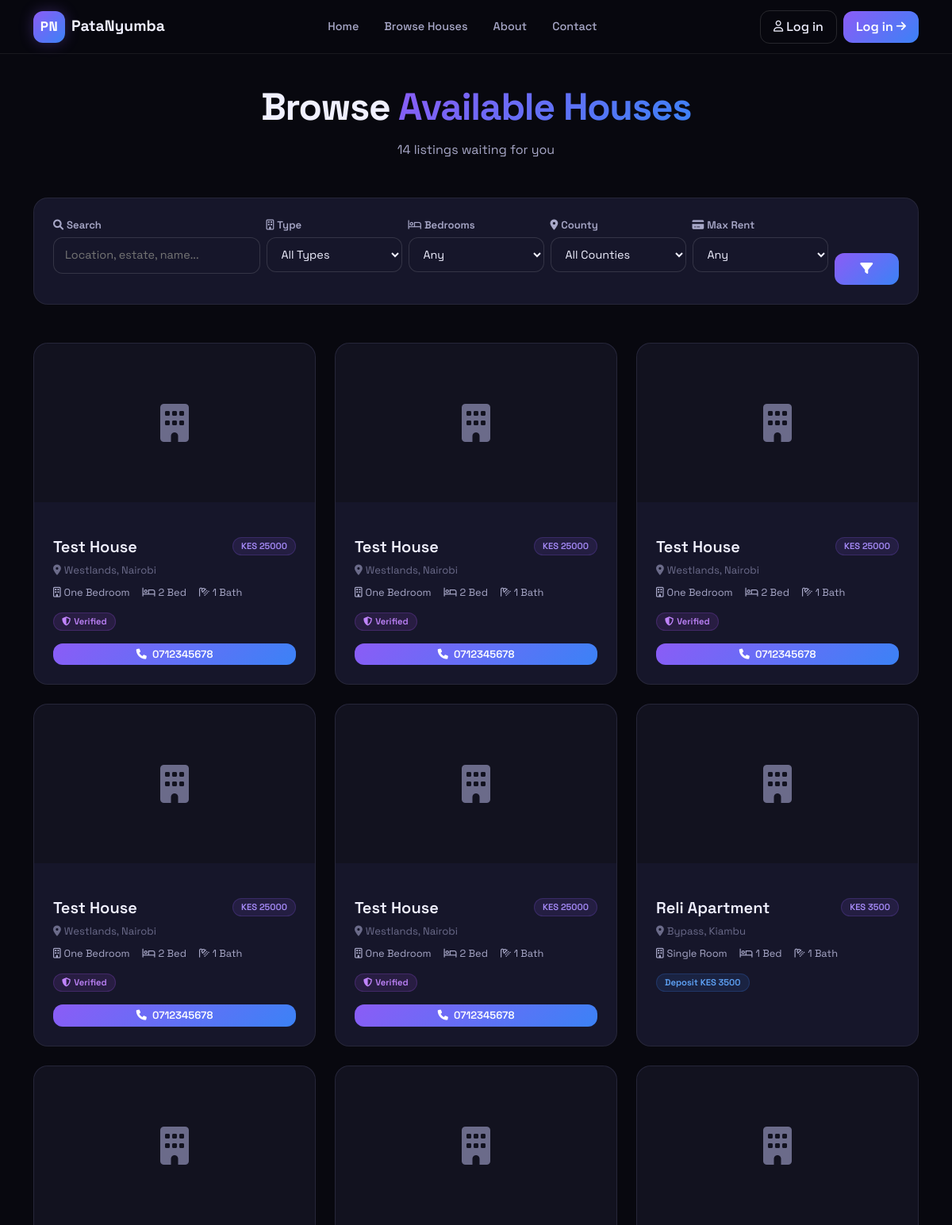
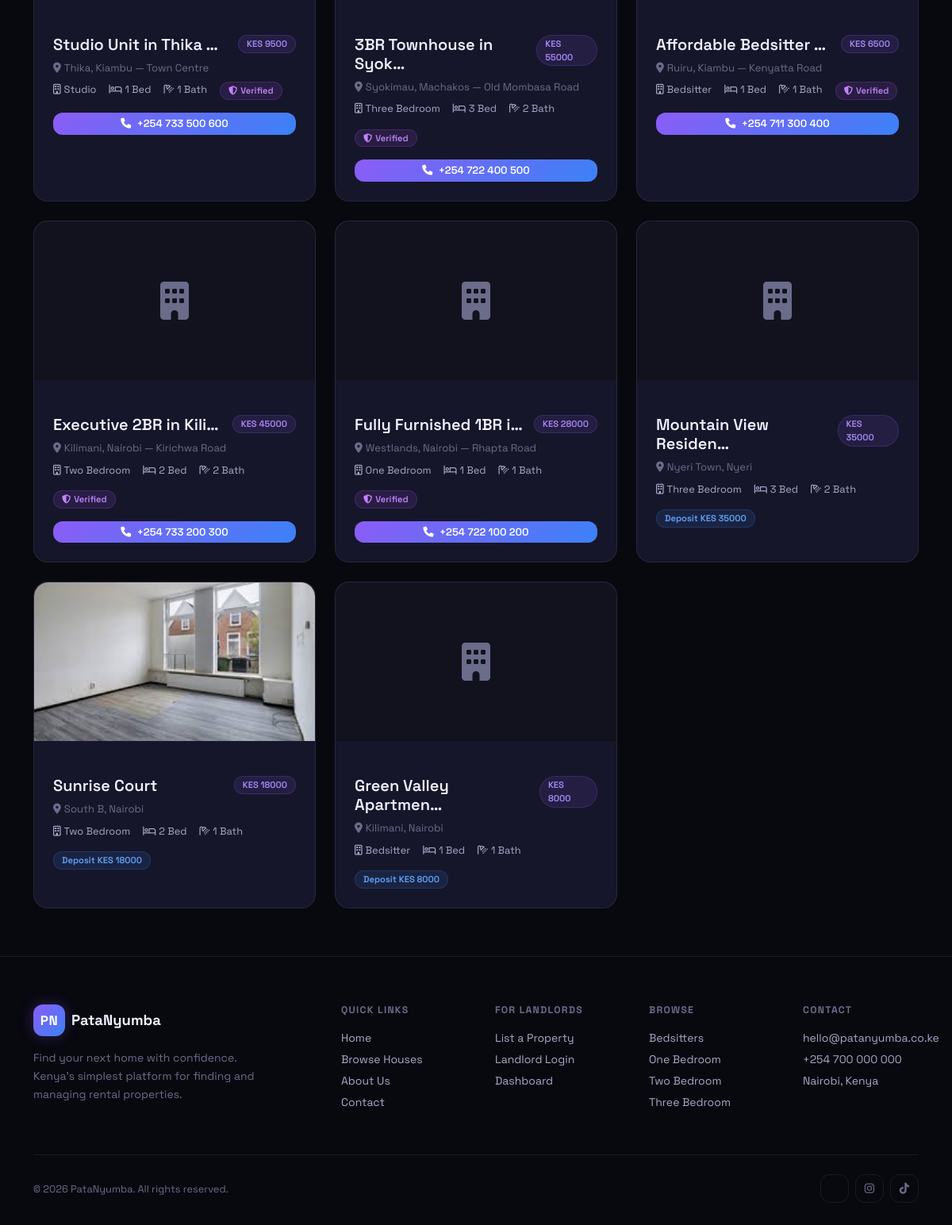
The page /browse/ on the database its author committed (2 pictures, top to bottom).
### website/models.py (models this page shows, shortened)
class AdminListing(models.Model):
    STATUS_CHOICES = [
        ('available', 'Available'), ('rented', 'Rented'), ('withdrawn', 'Withdrawn'),
    ]
    title = models.CharField(max_length=200, help_text='e.g. Furnished 1BR in Kilimani')
    description = models.TextField()
    county = models.CharField(max_length=100)
    town = models.CharField(max_length=100)
    estate = models.CharField(max_length=200, blank=True)
    house_type = models.ForeignKey('core.HouseType', on_delete=models.PROTECT, related_name='admin_listings')
    bedrooms = models.PositiveIntegerField(default=1)
    bathrooms = models.PositiveIntegerField(default=1)
    rent = models.DecimalField(max_digits=10, decimal_places=2, help_text='Monthly rent in KES')
    contact_name = models.CharField(max_length=100, blank=True, help_text='Landlord or agent name')
    contact_phone = models.CharField(max_length=20, blank=True)
    image = models.ImageField(upload_to='admin_listings/', blank=True)
    latitude = models.DecimalField(max_digits=9, decimal_places=6, null=True, blank=True)
    longitude = models.DecimalField(max_digits=9, decimal_places=6, null=True, blank=True)
    status = models.CharField(max_length=20, choices=STATUS_CHOICES, default='available')
    created_by = models.ForeignKey('auth.User', on_delete=models.SET_NULL, null=True)
    created_at = models.DateTimeField(auto_now_add=True)
    updated_at = models.DateTimeField(auto_now=True)
    class Meta:
        ordering = ['-created_at']
        verbose_name = 'Admin Listing'

### core/models.py (models this page shows, shortened)
class HouseType(models.Model):
    name = models.CharField(max_length=100, unique=True, help_text='Display name, e.g. "Single Room"')
    slug = models.SlugField(max_length=50, unique=True, help_text='URL slug, e.g. "single_room"')
    display_order = models.IntegerField(default=0, help_text='Sort order in dropdowns')
    class Meta:
        ordering = ['display_order', 'name']
        verbose_name = 'House Type'
        verbose_name_plural = 'House Types'

### properties/models.py (models this page shows, shortened)
class Property(models.Model):
    owner = models.ForeignKey(User, on_delete=models.CASCADE, related_name='properties')
    name = models.CharField(max_length=200)
    description = models.TextField()
    county = models.CharField(max_length=100)
    town = models.CharField(max_length=100)
    estate = models.CharField(max_length=200, blank=True)
    address = models.CharField(max_length=255, blank=True)
    latitude = models.DecimalField(max_digits=9, decimal_places=6, null=True, blank=True)
    longitude = models.DecimalField(max_digits=9, decimal_places=6, null=True, blank=True)
    image = models.ImageField(upload_to='properties/', blank=True, null=True)
    water_rate = models.DecimalField(max_digits=10, decimal_places=2, default=0, help_text='Rate per unit of water')
    electricity_rate = models.DecimalField(max_digits=10, decimal_places=2, default=0, help_text='Rate per unit of electricity')
    trash_rate = models.DecimalField(max_digits=10, decimal_places=2, default=0, help_text='Flat rate for trash collection')
    created_at = models.DateTimeField(auto_now_add=True)
    updated_at = models.DateTimeField(auto_now=True)
    class Meta:
        verbose_name_plural = 'properties'
        ordering = ['-created_at']

### units/models.py (models this page shows, shortened)
class Unit(models.Model):
    STATUS_CHOICES = (
        ('vacant', 'Vacant'),
        ('occupied', 'Occupied'),
    )
    property = models.ForeignKey('properties.Property', on_delete=models.CASCADE, related_name='units')
    unit_number = models.CharField(max_length=50)
    house_type = models.ForeignKey('core.HouseType', on_delete=models.PROTECT, related_name='units')
    bedrooms = models.IntegerField(default=1)
    bathrooms = models.IntegerField(default=1)
    monthly_rent = models.DecimalField(max_digits=10, decimal_places=2)
    deposit = models.DecimalField(max_digits=10, decimal_places=2, null=True, blank=True)
    floor = models.IntegerField(default=1)
    description = models.TextField(blank=True)
    status = models.CharField(max_length=20, choices=STATUS_CHOICES, default='vacant')
    available_from = models.DateField(null=True, blank=True)
    image = models.ImageField(upload_to='unit_images/', blank=True)
    image_2 = models.ImageField(upload_to='unit_images/', blank=True)
    image_3 = models.ImageField(upload_to='unit_images/', blank=True)
    created_at = models.DateTimeField(auto_now_add=True)
    updated_at = models.DateTimeField(auto_now=True)
    class Meta:
        ordering = ['property', 'unit_number']

### website/views.py (the view, shortened to what this page needs)
# urls.py: path('browse/', views.browse, name='browse'),
def browse(request):
    units = Unit.objects.filter(status='vacant').select_related('property')
    admin_listings = AdminListing.objects.filter(status='available')
    q = request.GET.get('q', '').strip()
    house_type = request.GET.get('house_type', '').strip()
    bedrooms = request.GET.get('bedrooms', '').strip()
    min_rent = request.GET.get('min_rent', '').strip()
    max_rent = request.GET.get('max_rent', '').strip()
    county = request.GET.get('county', '').strip()
    town = request.GET.get('town', '').strip()
    if house_type:
        units = units.filter(house_type__slug=house_type)
        admin_listings = admin_listings.filter(house_type__slug=house_type)
    if bedrooms:
        units = units.filter(bedrooms__gte=bedrooms)
        admin_listings = admin_listings.filter(bedrooms__gte=bedrooms)
    if min_rent:
        units = units.filter(monthly_rent__gte=min_rent)
        admin_listings = admin_listings.filter(rent__gte=min_rent)
    if max_rent:
        units = units.filter(monthly_rent__lte=max_rent)
        admin_listings = admin_listings.filter(rent__lte=max_rent)
    if county:
        units = units.filter(property__county__icontains=county)
        admin_listings = admin_listings.filter(county__icontains=county)
    if town:
        units = units.filter(property__town__icontains=town)
        admin_listings = admin_listings.filter(town__icontains=town)
    unit_counties = Unit.objects.filter(status='vacant').values_list(
        'property__county', flat=True).distinct()
    admin_counties = AdminListing.objects.filter(status='available').values_list(
        'county', flat=True).distinct()
    counties = sorted(set(list(unit_counties) + list(admin_counties)))
    combined = []
    for u in units:
        combined.append({
            'id': u.pk,
            'title': u.property.name,
            'subtitle': f'{u.property.town}, {u.property.county}',
            'description': u.description,
            'rent': u.monthly_rent,
            'house_type_display': u.house_type.name,
            'bedrooms': u.bedrooms,
            'bathrooms': u.bathrooms,
            'image': u.image,
            'deposit': u.deposit,
            'url': f'/house/{u.pk}/',
            'source': 'landlord',
            'unit_number': u.unit_number,
            'created_at': u.created_at,
        })
    for a in admin_listings:
        gallery = list(a.images.values_list('image', flat=True))
        images = [a.image.url] + [img for img in gallery] if a.image else gallery
        combined.append({
            'id': a.pk,
            'title': a.title,
            'subtitle': f'{a.town}, {a.county}' + (f' — {a.estate}' if a.estate else ''),
            'description': a.description,
            'rent': a.rent,
            'house_type_display': a.house_type.name,
            'bedrooms': a.bedrooms,
            'bathrooms': a.bathrooms,
            'image': a.image if a.image else None,
            'images': images if images else None,
            'deposit': None,
            'url': None,
            'source': 'admin',
            'contact_phone': a.contact_phone,
            'latitude': str(a.latitude) if a.latitude else '',
            'longitude': str(a.longitude) if a.longitude else '',
            'created_at': a.created_at,
        })
    combined.sort(key=lambda x: x['created_at'], reverse=True)
    total = len(combined)
    return render(request, 'website/browse.html', {
        'combined': combined,
        'counties': counties,
        'house_types': HouseType.objects.all(),
        'total': total,
        'q': q, 'house_type': house_type, 'bedrooms': bedrooms,
        'min_rent': min_rent, 'max_rent': max_rent, 'county': county, 'town': town,
    })

### templates/website/browse.html (shortened to what this page needs)
{% extends 'base.html' %}
{% block content %}
<section style="padding-top:calc(var(--nav) + 40px);padding-bottom:60px;">
    <div class="container">
        <div class="text-center mb-5" data-aos="fade-up">
            <h1 class="stitle">Browse <span class="gt">Available Houses</span></h1>
            <p class="ssub mx-auto">{{ total }} listing{{ total|pluralize }} waiting for you</p>
        </div>
        <form method="GET" class="mb-5" data-aos="fade-up">
            <div class="gc p-4">
                <div class="row g-2">
                    <div class="col-md-3">
                        <label class="olbl"><i class="fa-solid fa-search me-1"></i>Search</label>
                        <input type="text" name="q" class="oinp" value="{{ q }}" placeholder="Location, estate, name...">
                    </div>
                    <div class="col-md-2">
                        <label class="olbl"><i class="fa-regular fa-building me-1"></i>Type</label>
                        <select name="house_type" class="oinp">
                            <option value="">All Types</option>
                        </select>
                    </div>
                    <div class="col-md-2">
                        <label class="olbl"><i class="fa-regular fa-bed me-1"></i>Bedrooms</label>
                        <select name="bedrooms" class="oinp">
                            <option value="">Any</option>
                        </select>
                    </div>
                    <div class="col-md-2">
                        <label class="olbl"><i class="fa-solid fa-location-dot me-1"></i>County</label>
                        <select name="county" class="oinp">
                            <option value="">All Counties</option>
                        </select>
                    </div>
                    <div class="col-md-2">
                        <label class="olbl"><i class="fa-solid fa-credit-card me-1"></i>Max Rent</label>
                        <select name="max_rent" class="oinp">
                            <option value="">Any</option>
                        </select>
                    </div>
                    <div class="col-md-1 d-flex align-items-end">
                        <button type="submit" class="bgrd btn w-100 py-2"><i class="fa-solid fa-filter"></i></button>
                    </div>
                </div>
            </div>
        </form>
        {% if combined %}
        <div class="row g-4">
            {% for item in combined %}
            <div class="col-md-6 col-lg-4" data-aos="fade-up">
                {% if item.source == 'landlord' %}<a href="{{ item.url }}" style="text-decoration:none;color:inherit">{% endif %}
                <div class="gc h-100">
                    <div class="prop-card-img" style="position:relative;overflow:hidden">
                        {% if item.images %}
                        <div class="si-wrapper" style="display:flex;transition:transform .4s ease;height:100%">
                            {% for img in item.images %}
                            <div style="min-width:100%;height:200px;overflow:hidden">
                                <img src="{{ img }}" alt="{{ item.title }}" style="width:100%;height:100%;object-fit:cover">
                            </div>
                            {% endfor %}
                        </div>
                        {% if item.images|length > 1 %}
                        <div style="position:absolute;bottom:8px;left:50%;transform:translateX(-50%);display:flex;gap:5px">
                            {% for img in item.images %}
                            <span class="si-dot" data-idx="{{ forloop.counter0 }}" style="width:7px;height:7px;border-radius:50%;background:{% if forloop.first %}rgba(255,255,255,.9){% else %}rgba(255,255,255,.4){% endif %};cursor:pointer;display:block"></span>
                            {% endfor %}
                        </div>
                        {% endif %}
                        {% elif item.image %}
                        <img src="{{ item.image.url }}" alt="{{ item.title }}" style="width:100%;height:200px;object-fit:cover">
                        {% else %}
                        <div style="height:200px;display:flex;align-items:center;justify-content:center;background:var(--bg3)"><i class="fa-solid fa-building" style="font-size:3rem;color:var(--tx3)"></i></div>
                        {% endif %}
                    </div>
                    <div class="p-4">
                        <div class="d-flex justify-content-between align-items-start mb-2">
                            <h3 class="fs-5 fw-semibold mb-0" style="color:var(--tx)">{{ item.title|truncatechars:22 }}</h3>
                            <span class="ftag mt-0">KES {{ item.rent|floatformat:0 }}</span>
                        </div>
                        <p style="font-size:.82rem;color:var(--tx3);margin-bottom:8px"><i class="fa-solid fa-location-dot me-1"></i>{{ item.subtitle }}</p>
                        <div class="d-flex gap-3 flex-wrap" style="font-size:.8rem;color:var(--tx2)">
                            <span><i class="fa-regular fa-building me-1"></i>{{ item.house_type_display }}</span>
                            <span><i class="fa-regular fa-bed me-1"></i>{{ item.bedrooms }} Bed</span>
                            <span><i class="fa-regular fa-shower me-1"></i>{{ item.bathrooms }} Bath</span>
                            {% if item.deposit %}<span class="ftag mt-0" style="background:rgba(59,130,246,0.12);color:#60a5fa;border-color:rgba(59,130,246,0.2)">Deposit KES {{ item.deposit|floatformat:0 }}</span>{% endif %}
                            {% if item.source == 'admin' %}
                            <span class="ftag mt-0" style="background:rgba(168,85,247,.12);color:#c084fc;border-color:rgba(168,85,247,.2)"><i class="fa-solid fa-shield me-1"></i>Verified</span>
                            {% endif %}
                        </div>
                                                {% if item.source == 'admin' and item.contact_phone %}
                        <div class="mt-3 d-flex gap-2">
                            <a href="tel:{{ item.contact_phone }}" class="bgrd btn py-1 px-3 flex-fill" style="font-size:.82rem"><i class="fa-solid fa-phone me-1"></i> {{ item.contact_phone }}</a>
                        </div>
                        {% endif %}
                    </div>
                </div>
                {% if item.source == 'landlord' %}</a>{% endif %}
            </div>
            {% endfor %}
        </div>
        {% endif %}
    </div>
</section>
{% endblock %}
{% block scripts %}
<link rel="stylesheet" href="https://unpkg.com/leaflet@1.9.4/dist/leaflet.css" />
{% endblock %}

### rows shown on the page
AdminListing: title "Test House", rent "25000", contact_phone "0712345678"
HouseType: house_type_display "One Bedroom" "One Bedroom" "One Bedroom" "One Bedroom" "One Bedroom" "One Bedroom"
AdminListing: title "Test House", rent "25000", contact_phone "0712345678"
AdminListing: title "Test House", rent "25000", contact_phone "0712345678"
AdminListing: title "Test House", rent "25000", contact_phone "0712345678"
AdminListing: title "Test House", rent "25000", contact_phone "0712345678"
Property: title "Reli Apartment"
Unit: rent "3500", deposit "3500"
HouseType: house_type_display "Single Room"
AdminListing: title "Studio Unit in Thika …", rent "9500", contact_phone "+254 733 500 600"
HouseType: house_type_display "Studio"
AdminListing: title "3BR Townhouse in Syok…", rent "55000", contact_phone "+254 722 400 500"
HouseType: house_type_display "Three Bedroom" "Three Bedroom"
AdminListing: title "Affordable Bedsitter …", rent "6500", contact_phone "+254 711 300 400"
HouseType: house_type_display "Bedsitter" "Bedsitter"
AdminListing: title "Executive 2BR in Kili…", rent "45000", contact_phone "+254 733 200 300"
HouseType: house_type_display "Two Bedroom" "Two Bedroom"
AdminListing: title "Fully Furnished 1BR i…", rent "28000", contact_phone "+254 722 100 200"
Property: title "Mountain View Residen…"
Unit: rent "35000", deposit "35000"
Property: title "Sunrise Court"
Unit: rent "18000", deposit "18000"
Property: title "Green Valley Apartmen…"
Unit: rent "8000", deposit "8000"

### other values the page prints
{{ total }} "14"
{{ item.subtitle }} "Westlands, Nairobi" "Westlands, Nairobi" "Westlands, Nairobi" "Westlands, Nairobi" "Westlands, Nairobi" "Bypass, Kiambu" "Thika, Kiambu — Town Centre" "Syokimau, Machakos — Old Mombasa Road" "Ruiru, Kiambu — Kenyatta Road" "Kilimani, Nairobi — Kirichwa Road" "Westlands, Nairobi — Rhapta Road" "Nyeri Town, Nyeri" "South B, Nairobi" "Kilimani, Nairobi"
{{ item.bedrooms }} "2" "2" "2" "2" "2" "1" "1" "3" "1" "2" "1" "3" "2" "1"
{{ item.bathrooms }} "1" "1" "1" "1" "1" "1" "1" "2" "1" "2" "1" "2" "1" "1"
